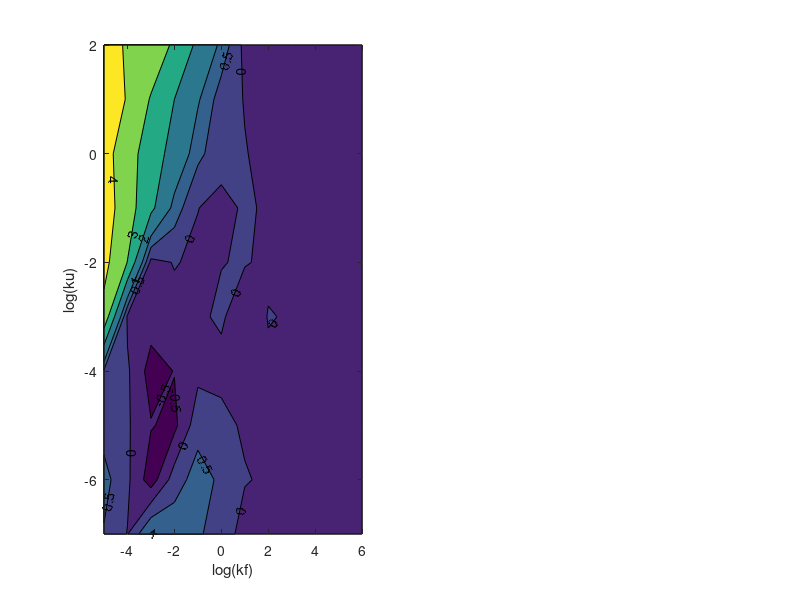

This figure's MATLAB source: (Note: this script raises an error after producing the figure.)
%// According to the result of 2005-07-25 by Method C:

%// ku: 1e-6 to 1e0;
%// kf: 1e-4 to 1e2; 
hold off

ku=[-7:2];
kf=[-5:6];

%// The matrix is arranged by [ku * kf] ([row * col])
%//DATA as of 2005-07-28:
errorKf=[ 0.4556549	-0.01828868	1.050883	0.853524	0.5290253	0.4008993	-0.2923171	-0.07735259	-0.08184659	-0.03333071	-0.0569764	-0.04004525
0.673955	0.096910	-0.774690	0.245510	0.735600	0.394450	0.045323	-0.100730	-0.05862592	-0.05352101	-0.0882081	-0.06965461
0.2882167	0.064458	-0.468520	-0.630780	0.301030	0.164350	-0.083020	-0.032920	-0.05321444	-0.07833031	-0.06098547	-0.04992879
0.4275596	0.071882	-0.714440	-0.482800	-0.129010	-0.159890	-0.082494	-0.079877	-0.053860	-0.03176117	-0.08396403	-0.03581278
3.689644	-0.085657	-0.262010	-0.145090	-0.081970	0.075547	-0.346790	0.021189	-0.03613162	-0.07694759	-0.05274682	-0.03239436
4.298763	2.980000	-0.159270	0.025306	-0.076238	-0.012781	0.033424	-0.086716	-0.009310826	-0.04366663	-0.02695132	-0.05298112
4.493628	3.439300	2.238000	0.764920	0.0086002	-0.134300	0.056905	-0.055024	-0.1412561	-0.04932972	-0.04905451	-0.04839858
4.383855	3.406500	2.501100	1.633500	0.632460	0.178980	0.021189	-0.124360	-0.02013314	-0.2248939	-0.08062433	-0.04630816
4.706089	3.925650	2.924274	1.999337	1.073769	0.2343787	-0.02231845	-0.05066318	-0.02639482	-0.06389091	-0.172210	-0.06801695
4.680158	3.822650	3.653794	2.833462	1.799530	0.8423383	-0.1530693	-0.1998156	-0.1751972	-0.1278845	-0.06975014	-0.157406];

errorKu=[ 0.5362648	0.613167	0.2987948	-1.405067	-1.227110	-1.284403	-0.063952	0.5518517	0.9380688	3.194912	3.554663	4.044550
0.6528928	0.113940	0.056905	0.060698	-1.452200	-1.806900	-1.712200	-0.179800	0.5593042	1.629744	2.645960	3.649164
0.2737039	0.041393	-0.421360	0.181840	0.511880	-1.847700	-2.406700	-1.545200	-0.01170274	0.08190268	1.664223	2.995086
0.3725587	0.049218	-0.730490	-0.446120	0.060698	0.350250	-1.785200	-1.882700	-1.669443	0.06129267	0.5415561	1.509099
2.419885	-0.151810	-0.275720	-0.153660	-0.006564	0.164350	0.012837	-1.490800	-2.561650	-1.357599	-0.04772995	0.7314622
2.205102	1.702400	-0.210420	0.008600	-0.012334	0.017033	0.075547	0.315970	-1.812377	-1.849725	-1.044411	-0.02924129
1.329267	1.318100	1.204100	0.510550	-0.004804	0.064458	0.120570	0.012837	0.2561238	-2.021748	-1.683429	-1.698705
0.4368871	0.371070	0.397940	0.342420	0.328380	0.214840	0.127100	-0.061981	0.04754534	0.2192282	-1.772666	-2.260740
-0.06825384	0.02906619	0.002307435	-0.04037419	0.05707666	0.02668265	0.137355	0.05827748	0.01223896	-0.006997338	0.2952209	-1.819903
0.06492951	-0.1496027	-0.1996469	-0.2788378	-0.2412755	-0.318495	-0.2130051	-0.02760457	-0.1061304	-0.05300328	-0.007641477	0.1094578 ];

%////////////////////////////////////////////////////////////////////////////////////////////////////////////////////        
[X,Y]=meshgrid(kf,ku);

%// Plot 3-D error gragh:

% subplot(1,2,1);
% meshc(X,Y,errorKf)
% ylabel('log(ku)');
% xlabel('log(kf)');
% zlabel('Relative Error of kf ( log(fitted value/true value) )');
% COLORBAR('horizon');
% 
% subplot(1,2,2);
% meshc(X,Y,errorKu)
% ylabel('log(ku)');
% xlabel('log(kf)');
% zlabel('Relative Error of ku ( log(fitted value/true value) )');
% COLORBAR('horizon');


%////////////////////////////////////////////////////////////////////////////////////////////////////////////////////    
%//Contour Graph:
subplot(1,2,1);
[C,h]=contourf(X,Y,errorKf,[-3,-2,-1,-0.5,0,0.5,1,2,3,4]);
clabel(C);
ylabel('log(ku)');
xlabel('log(kf)');
COLORBAR('vert');
title('Relative Error of kf ( log(fitted value/true value) )');

subplot(1,2,2);
[C,h]=contourf(X,Y,errorKu,[-3,-2,-1,-0.5,0,0.5,1,2,3,4]);
clabel(C);
ylabel('log(ku)');
xlabel('log(kf)');
COLORBAR('vert');
title('Relative Error of ku ( log(fitted value/true value) )');


%////////////////////////////////////////////////////////////////////////////////////////////////////////////////////    
% 
% 
% subplot(1,2,1);
% caxis manual
% caxis([-3 1]);
% pcolor(errorKf)
% colorbar('vert')
% v1=caxis
% 
% subplot(1,2,2);
% pcolor(errorKu)
% colorbar('vert')
% v2=caxis





